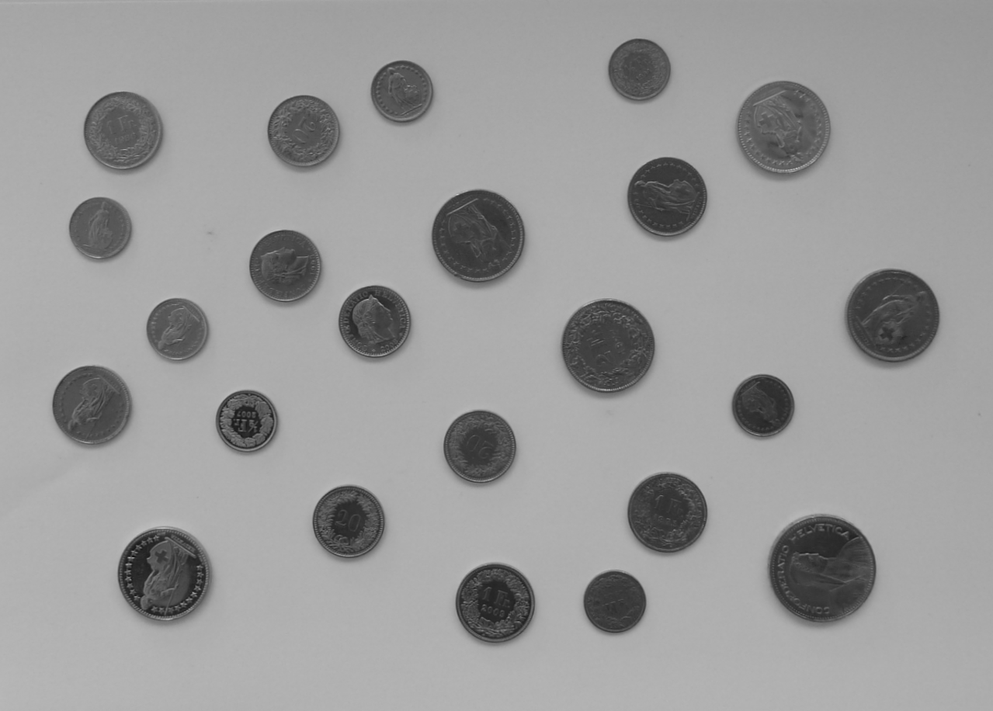
%> input picture Muenzen.png, 993 x 711 px, shrunk from 1279 x 916 before the run
$ octave testat.m   (GNU Octave 9; MATLAB toolbox functions it lacks are replaced by stand-ins)
%> lines starting %> are read from the running program, lines starting %| are printed output that depends on the picture; in (x1, y1, x2, y2) boxes, pixels count from 0 and x2, y2 are one past the last pixel; in counts of white or black regions, pixels touching at a corner belong together; the program's own positions count from 1
clear all;
Image = imread('Muenzen.png'); %read the image
%> Image is the input picture: size 711x993 uint8; min 7, max 199, mean 154.2
if size(Image,3) == 3
    %in case it is a color image
    Image = rgb2gray(Image);
end


%plot it
figure(1)
subplot(1,2,1)
imshow(Image)
title('original image');

%Put Median filter over it to smooth over reflections
ImageMedian = ordfilt2(Image, 5, ones(6,6));
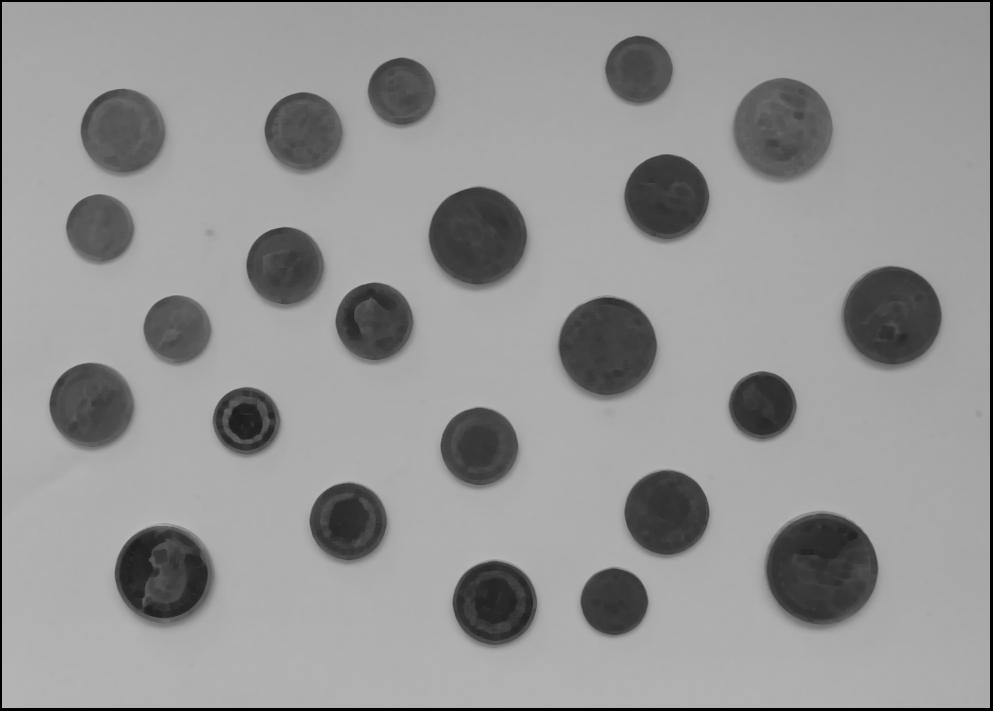
%> ImageMedian: size 711x993 uint8; min 0, max 182, mean 148.6


imshow(ImageMedian)
level = graythresh(ImageMedian);
%> level = 0.455
BW = imbinarize(ImageMedian,level+0.1);
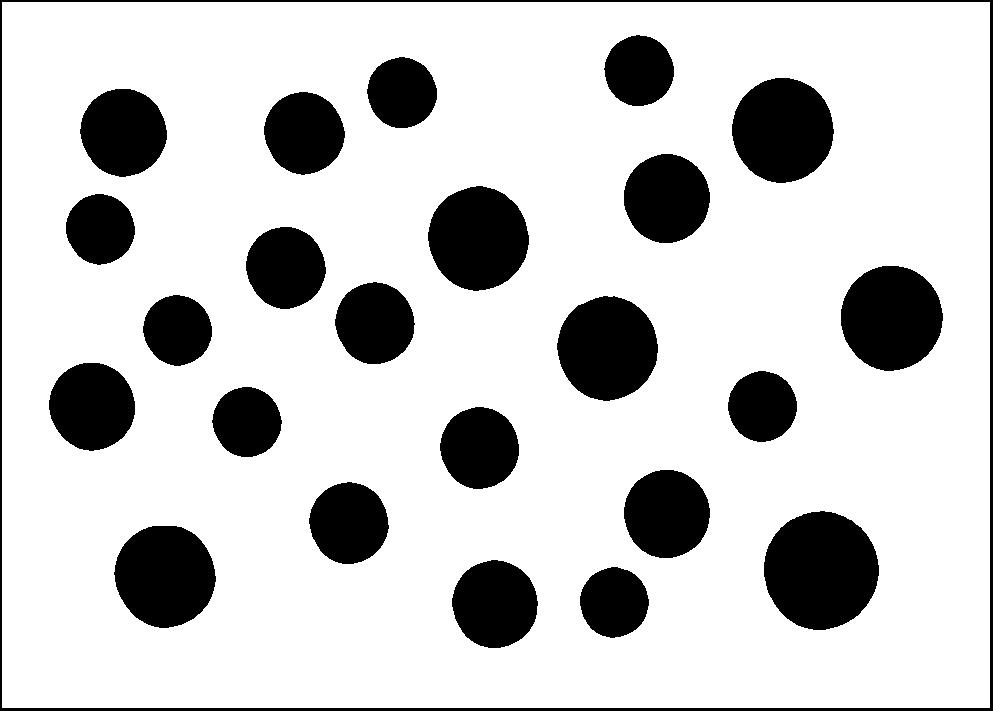
%> BW: size 711x993 logical; 80% white; 24 black regions, largest, box (x1, y1, x2, y2) and area: (764, 511, 879, 630) 10606, (0, 0, 993, 711) 8495, (841, 266, 943, 371) 8363
%Turn dark recognized coins into light ones that are used as arguments for
%regionprops
BW = imcomplement(BW);
%> BW: size 711x993 logical; 20% white; 24 white regions


Prop = regionprops(BW,'Area','Centroid', 'Orientation', 'BoundingBox', 'ConvexHull', 'MajorAxisLength', 'MinorAxisLength');
%> Prop = 24 regions; largest, box (x1, y1, x2, y2), Area, Centroid, MajorAxisLength, MinorAxisLength and Orientation: (764, 511, 879, 630) 10606 [821.6 571] 118 114.4 87.96, (0, 0, 993, 711) 8495 [538.1 397.1] 1540.3 1192.3 1.65, (841, 266, 943, 371) 8363 [892.1 318.5] 104.8 101.6 87.73
%Prop(1)=[];
figure(1)
subplot(1,2,2)
imshow(BW)
title('binary image');
Prop(1) = []; %remove the first property, artifact caused by smoothing filter

figure(2);
imshow(Image)
hold on;
totval = 0;
for Ind=1:size(Prop,1)

    %Make crosses
    Cent=Prop(Ind).Centroid;
    X=Cent(1);Y=Cent(2);
    %make a cross
    line([X-10 X+10], [Y Y],'LineWidth',1,'Color',[1 0 0]);
    line([X X], [Y-10 Y+10],'LineWidth',1,'Color',[1 0 0]);
    %End Make crosses

    %Make Circles around objects
    centers = Prop(Ind).Centroid;
    diameters = (Prop(Ind).MajorAxisLength+Prop(Ind).MinorAxisLength)/2;
    radius = diameters/2;
    radiuses(Ind)=radius; %for plotting occurrences
    Prop(Ind).radius = radius; %save radius as new property
    viscircles(centers,radius);
    %end of making circles

    %make bounding boxes
    rectangle('Position', Prop(Ind).BoundingBox, 'EdgeColor',[0 1 0]);
    %end making bounding boxes

    if radius > 100 %too big
        Prop(Ind).CoinValue = 0; %no coin
    elseif radius > 70
        Prop(Ind).CoinValue = 5; %5 Francs
    elseif radius > 60
        Prop(Ind).CoinValue = 2; %2 Francs
    elseif radius > 54
        Prop(Ind).CoinValue = 1; %1 Franc
    elseif radius > 47
        Prop(Ind).CoinValue = 0.2; %20 Rappen
    elseif radius > 40
        Prop(Ind).CoinValue = 0.5; %50 Rappen
    else
        Prop(Ind).CoinValue = 0; %no coin
    end
    text(X+50,Y, sprintf('Value = %0.2f Fr', Prop(Ind).CoinValue), 'BackgroundColor',[.8 .8 .8]);  %add coin value label to the coin
    totval = totval + Prop(Ind).CoinValue; %add coin value to total
end
%> this loop made 23 passes
%> (X, Y, diameters, radius, totval) on passes 1 to 12: (92.66, 406.9, 86.58, 43.29, 0.5), (100.9, 229.7, 69.23, 34.62, 0.5), (124, 133, 86.66, 43.33, 1), (165.6, 576.5, 101.4, 50.72, 1.2), (178.2, 330.8, 69.13, 34.56, 1.2), (247.5, 422.5, 69.18, 34.59, 1.2), (286.3, 268.2, 80.29, 40.14, 1.7), (304.7, 133.6, 80.78, 40.39, 2.2), (349.5, 523.6, 79.98, 39.99, 2.2), (375.5, 323.8, 80.1, 40.05, 2.7), (402.6, 93.3, 69.88, 34.94, 2.7), (478.9, 239, 101.8, 50.9, 2.9)
%> after the loop, Prop = 23 regions; largest, box (x1, y1, x2, y2), Area, Centroid, MajorAxisLength, MinorAxisLength and Orientation: (764, 511, 879, 630) 10606 [821.6 571] 118 114.4 87.96, (841, 266, 943, 371) 8363 [892.1 318.5] 104.8 101.6 87.73, (732, 78, 834, 183) 8320 [783.3 130.8] 104.7 101.2 89.92; radiuses = 23 values, max 58.12 at index 22, min 34.56 at index 16, mean 42.36
text(50,50, sprintf('Total Value = %0.2f Fr', totval), 'BackgroundColor',[.8 .8 .8]); %show label depicting total value
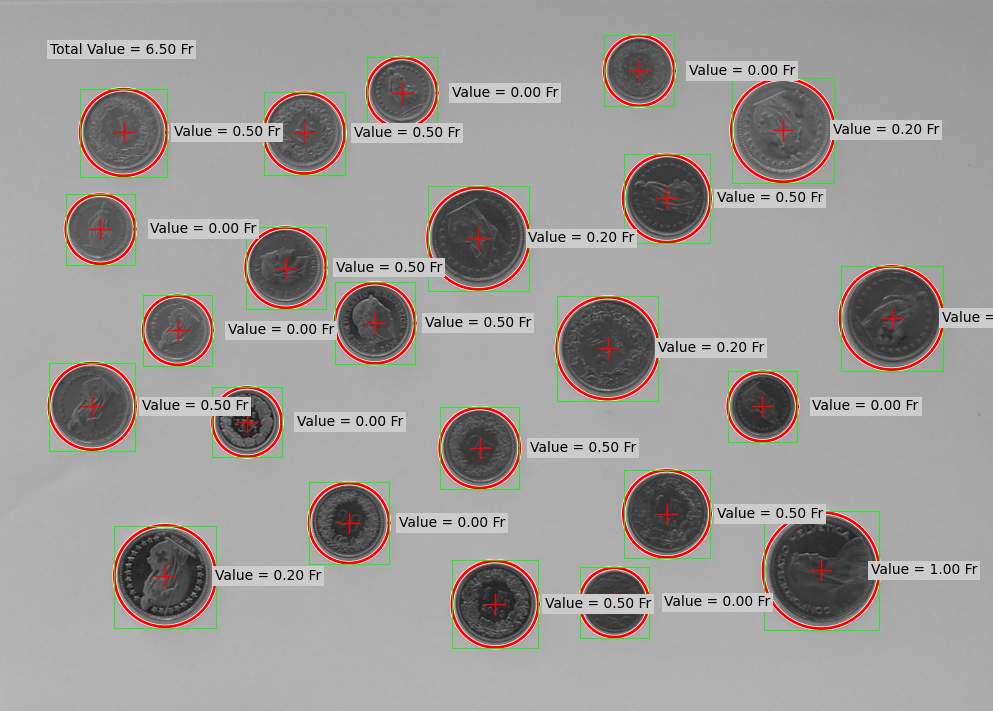
%> figure redrawn from the program's plot data
hold off;
figure(3);
radiSize = size(radiuses);
%> radiSize = [1 23]
radiSize = radiSize(1);
%> radiSize = 1
plot(radiuses,ones(radiSize,1),'o'); %plots all the occurrences of coin sizes for manual classification; maybe implement something like otsu in the future
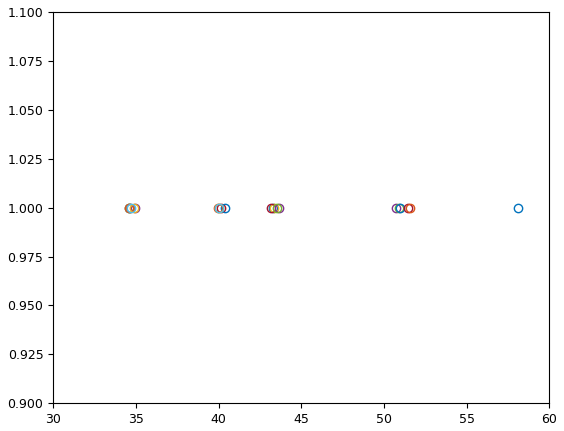
%> figure redrawn from the program's plot data
